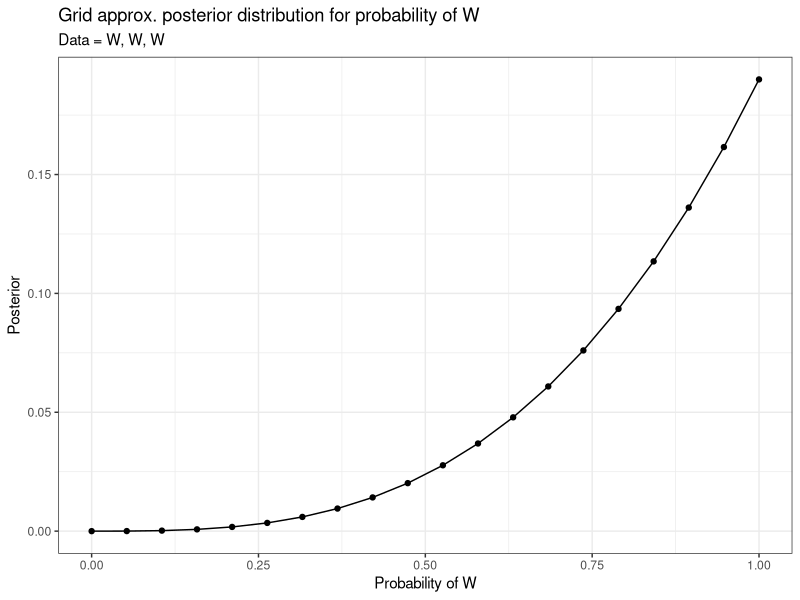
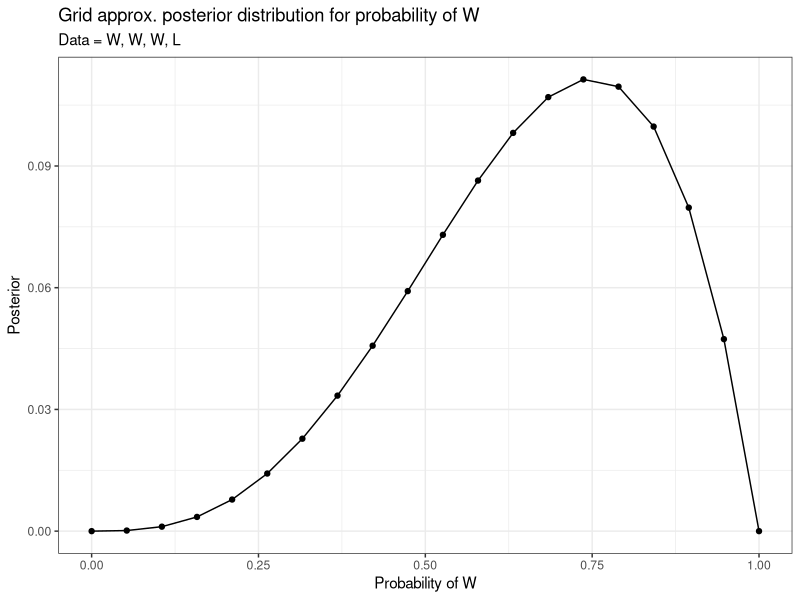
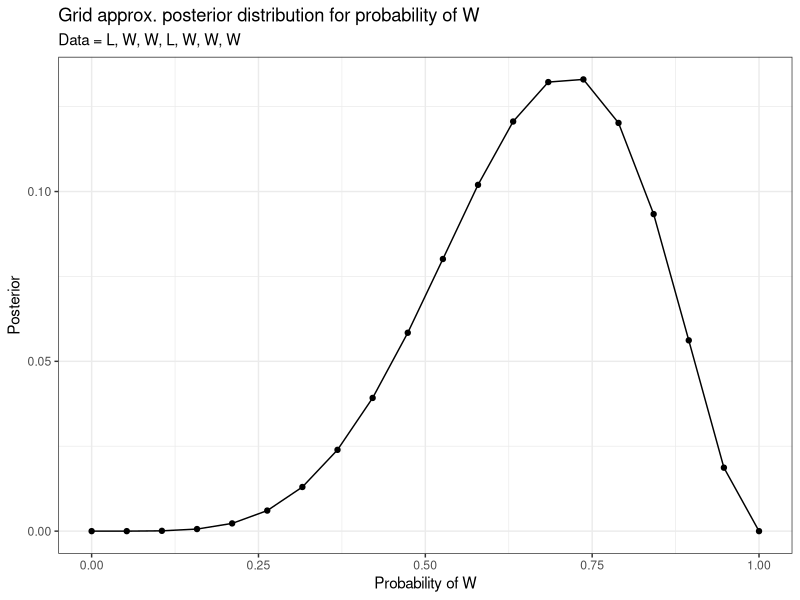
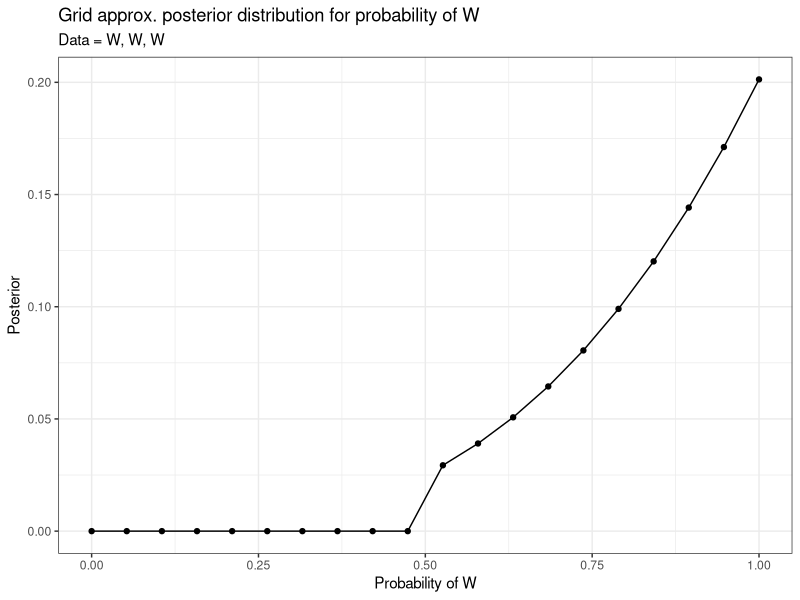
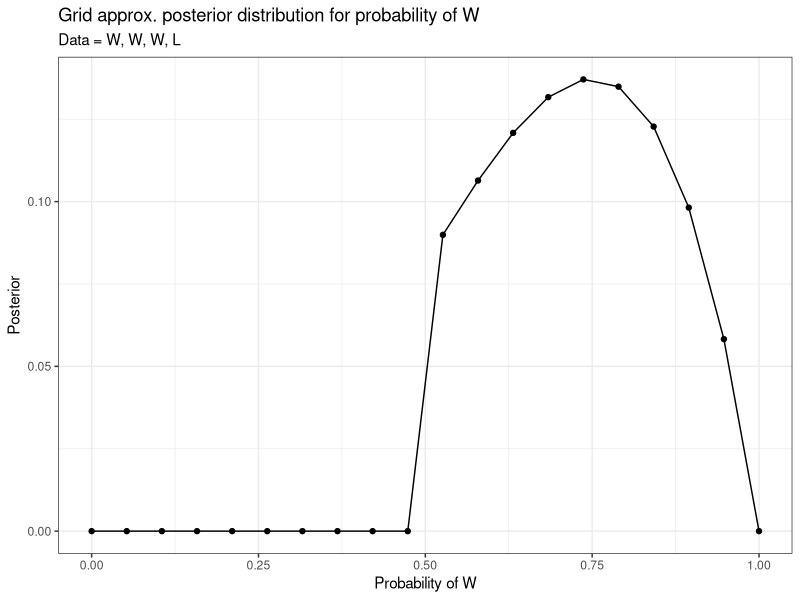
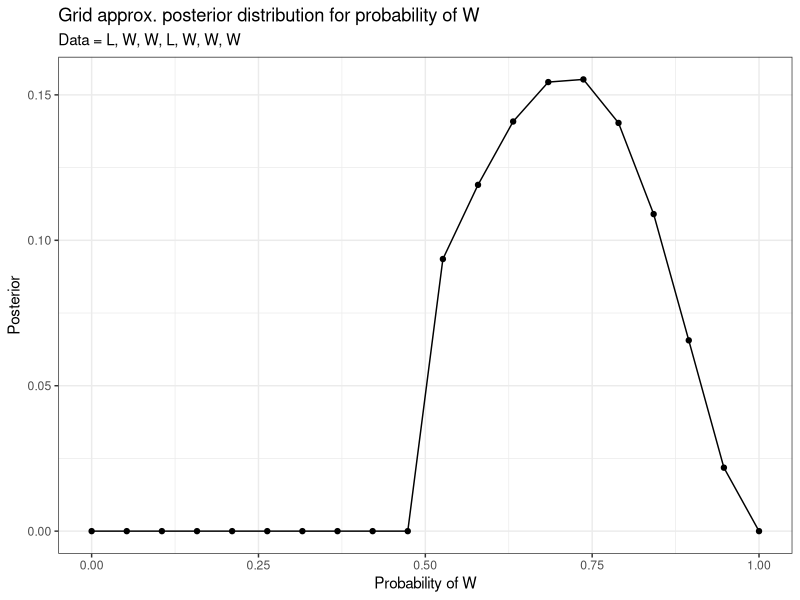

Write R code to recreate these figures, in order.
## ---- chunk 1
knitr::opts_chunk$set(echo = TRUE)
## ---- chunk 2
library(tidyverse)
## ---- chunk 3
p_grid <- tibble(
  # define the grid
  probs = seq(from = 0, to = 1, length.out = 20),
  # define the prior
  prior = 1
)
## ---- chunk 4
p_grid <- p_grid %>%
  mutate(
    # likelihood for (1), (2), then (3)
    first = dbinom(3, size = 3, prob = probs),
    secon = dbinom(3, size = 4, prob = probs),
    third = dbinom(5, size = 7, prob = probs),
    
    # posteriors
    first_uns_pos = first * prior,
    secon_uns_pos = secon * prior,
    third_uns_pos = third * prior,
    
    # standardizing
    first_pos = first_uns_pos / sum(first_uns_pos),
    secon_pos = secon_uns_pos / sum(secon_uns_pos),
    third_pos = third_uns_pos / sum(third_uns_pos)
  )
## ---- chunk 5
# graph for (1)
p_grid %>%
  ggplot(aes(x = probs, y = first_pos)) +
  geom_point() +
  geom_line() +
  labs(
    title = "Grid approx. posterior distribution for probability of W",
    subtitle = "Data = W, W, W",
    x = "Probability of W",
    y = "Posterior"
  ) +
  theme_bw()

# graph for (2)
p_grid %>%
  ggplot(aes(x = probs, y = secon_pos)) +
  geom_point() +
  geom_line() +
  labs(
    title = "Grid approx. posterior distribution for probability of W",
    subtitle = "Data = W, W, W, L",
    x = "Probability of W",
    y = "Posterior"
  ) +
  theme_bw()

# graph for (3)
p_grid %>%
  ggplot(aes(x = probs, y = third_pos)) +
  geom_point() +
  geom_line() +
  labs(
    title = "Grid approx. posterior distribution for probability of W",
    subtitle = "Data = L, W, W, L, W, W, W",
    x = "Probability of W",
    y = "Posterior"
  ) +
  theme_bw()
## ---- chunk 6
p_grid <- tibble(
  # define the grid
  probs = seq(from = 0, to = 1, length.out = 20),
  # define the prior
  prior = ifelse(
    probs < .5, 0, 2
  )
)
## ---- chunk 7
p_grid <- p_grid %>%
  mutate(
    # likelihood for (1), (2), then (3)
    first = dbinom(3, size = 3, prob = probs),
    secon = dbinom(3, size = 4, prob = probs),
    third = dbinom(5, size = 7, prob = probs),
    
    # posteriors
    first_uns_pos = first * prior,
    secon_uns_pos = secon * prior,
    third_uns_pos = third * prior,
    
    # standardizing
    first_pos = first_uns_pos / sum(first_uns_pos),
    secon_pos = secon_uns_pos / sum(secon_uns_pos),
    third_pos = third_uns_pos / sum(third_uns_pos)
  )
## ---- chunk 8
# graph for (1)
p_grid %>%
  ggplot(aes(x = probs, y = first_pos)) +
  geom_point() +
  geom_line() +
  labs(
    title = "Grid approx. posterior distribution for probability of W",
    subtitle = "Data = W, W, W",
    x = "Probability of W",
    y = "Posterior"
  ) +
  theme_bw()

# graph for (2)
p_grid %>%
  ggplot(aes(x = probs, y = secon_pos)) +
  geom_point() +
  geom_line() +
  labs(
    title = "Grid approx. posterior distribution for probability of W",
    subtitle = "Data = W, W, W, L",
    x = "Probability of W",
    y = "Posterior"
  ) +
  theme_bw()

# graph for (3)
p_grid %>%
  ggplot(aes(x = probs, y = third_pos)) +
  geom_point() +
  geom_line() +
  labs(
    title = "Grid approx. posterior distribution for probability of W",
    subtitle = "Data = L, W, W, L, W, W, W",
    x = "Probability of W",
    y = "Posterior"
  ) +
  theme_bw()
## ---- chunk 9
p_earth <- .5
p_mars <- .5
p_land_given_earth <- .3
p_land_given_mars <- 1

p_earth_given_land <- (p_land_given_earth * p_earth) / (p_land_given_earth * p_earth + p_land_given_mars * p_mars)

print(p_earth_given_land)
## ---- chunk 10
cards <- c(
  first = 2,
  secon = 1,
  third = 0
)

black_given_black <- cards[["first"]] / sum(cards)

print(black_given_black)
## ---- chunk 11
cards <- c(
  first = 2,
  secon = 1,
  third = 0,
  fourt = 2
)

black_given_black <- (cards[["first"]] + cards[["fourt"]]) / sum(cards)

print(black_given_black)
## ---- chunk 12
cards <- tibble(
  card = c(
    first = 2,
    secon = 1,
    third = 0
  ),
  ways = c(
    1,
    2,
    3
  ),
  update = card*ways
)

black_given_black <- cards$update[[1]]/sum(cards$update)

print(black_given_black)
## ---- chunk 13
6/8
## ---- chunk 14
p_twins_a <- .1
p_a <- .5
p_twins <- .15

p_a_twins <- p_twins_a * p_a / p_twins

print(p_a_twins)

